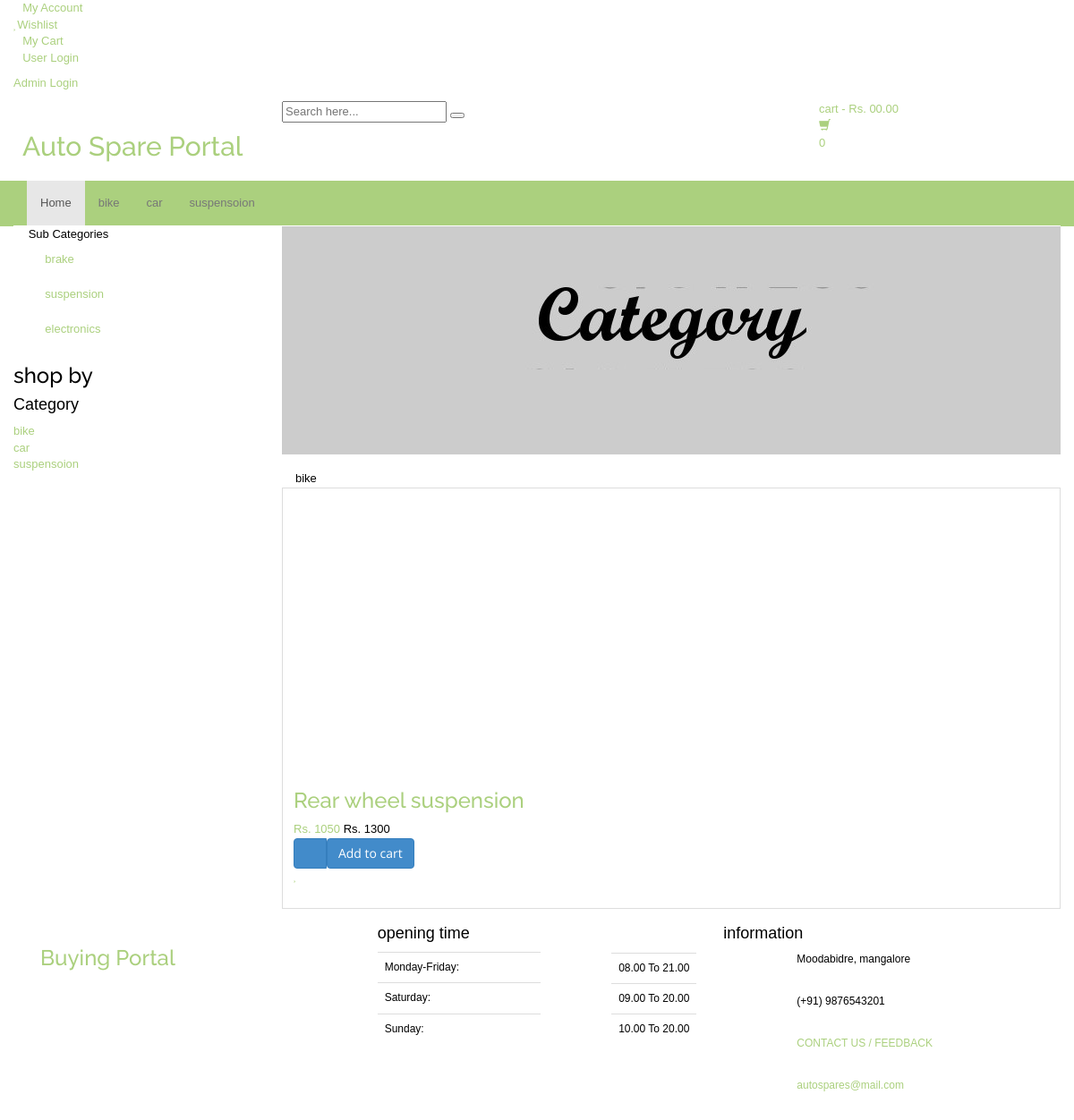
Screenshot of /category.php?cid=7 with the database file from the repository.
### tables this page shows
CREATE TABLE `category` (
  `id` int(11) NOT NULL,
  `categoryName` varchar(255) DEFAULT NULL,
  `categoryDescription` longtext DEFAULT NULL,
  `creationDate` timestamp NOT NULL DEFAULT current_timestamp(),
  `updationDate` varchar(255) DEFAULT NULL
);

CREATE TABLE `subcategory` (
  `id` int(11) NOT NULL,
  `categoryid` int(11) DEFAULT NULL,
  `subcategory` varchar(255) DEFAULT NULL,
  `creationDate` timestamp NULL DEFAULT current_timestamp(),
  `updationDate` varchar(255) DEFAULT NULL
);

CREATE TABLE `products` (
  `id` int(11) NOT NULL,
  `category` int(11) NOT NULL,
  `subCategory` int(11) DEFAULT NULL,
  `productName` varchar(255) DEFAULT NULL,
  `productCompany` varchar(255) DEFAULT NULL,
  `productPrice` int(11) DEFAULT NULL,
  `productPriceBeforeDiscount` int(11) DEFAULT NULL,
  `productDescription` longtext DEFAULT NULL,
  `productImage1` varchar(255) DEFAULT NULL,
  `productImage2` varchar(255) DEFAULT NULL,
  `productImage3` varchar(255) DEFAULT NULL,
  `shippingCharge` int(11) DEFAULT NULL,
  `productAvailability` varchar(255) DEFAULT NULL,
  `postingDate` timestamp NULL DEFAULT current_timestamp(),
  `updationDate` varchar(255) DEFAULT NULL
);

### category.php (the view, shortened to what this page needs)
<?php
include('includes/config.php');
$cid=intval($_GET['cid']);
?>
<!DOCTYPE html>
<html lang="en">
	<head>
	    <link rel="stylesheet" href="assets/css/bootstrap.min.css">
	    <link rel="stylesheet" href="assets/css/main.css">
	    <link rel="stylesheet" href="assets/css/green.css">
	    <link rel="stylesheet" href="assets/css/owl.carousel.css">
		<link rel="stylesheet" href="assets/css/owl.transitions.css">
		<link href="assets/css/lightbox.css" rel="stylesheet">
		<link rel="stylesheet" href="assets/css/animate.min.css">
		<link rel="stylesheet" href="assets/css/rateit.css">
		<link rel="stylesheet" href="assets/css/bootstrap-select.min.css">
		<link rel="stylesheet" href="assets/css/config.css">
		<link href="assets/css/green.css" rel="alternate stylesheet" title="Green color">
		<link href="assets/css/blue.css" rel="alternate stylesheet" title="Blue color">
		<link href="assets/css/red.css" rel="alternate stylesheet" title="Red color">
		<link href="assets/css/orange.css" rel="alternate stylesheet" title="Orange color">
		<link href="assets/css/dark-green.css" rel="alternate stylesheet" title="Darkgreen color">
		<link rel="stylesheet" href="assets/css/font-awesome.min.css">
	</head>
    <body class="cnt-home">
<header class="header-style-1">
<?php include('includes/top-header.php');?>
<?php include('includes/main-header.php');?>
<?php include('includes/menu-bar.php');?>
</header>
<div class="body-content outer-top-xs">
	<div class='container'>
		<div class='row outer-bottom-sm'>
			<div class='col-md-3 sidebar'>
<div class="side-menu animate-dropdown outer-bottom-xs">
<div class="side-menu animate-dropdown outer-bottom-xs">
    <div class="head"><i class="icon fa fa-align-justify fa-fw"></i>Sub Categories</div>
    <nav class="yamm megamenu-horizontal" role="navigation">
        <ul class="nav">
            <li class="dropdown menu-item">
              <?php $sql=mysqli_query($con,"select id,subcategory  from subcategory where categoryid='$cid'");
while($row=mysqli_fetch_array($sql))
{
    ?>
                <a href="sub-category.php?scid=<?php echo $row['id'];?>" class="dropdown-toggle"><i class="icon fa fa-desktop fa-fw"></i>
                <?php echo $row['subcategory'];?></a>
                <?php }?>
</li>
</ul>
    </nav>
</div>
</div>
	            <div class="sidebar-module-container">
	            	<h3 class="section-title">shop by</h3>
	            	<div class="sidebar-filter">
<div class="sidebar-widget wow fadeInUp outer-bottom-xs ">
	<div class="widget-header m-t-20">
		<h4 class="widget-title">Category</h4>
	</div>
	<div class="sidebar-widget-body m-t-10">
	         <?php $sql=mysqli_query($con,"select id,categoryName  from category");
while($row=mysqli_fetch_array($sql))
{
    ?>
		<div class="accordion">
	    	<div class="accordion-group">
	            <div class="accordion-heading">
	                <a href="category.php?cid=<?php echo $row['id'];?>"  class="accordion-toggle collapsed">
	                   <?php echo $row['categoryName'];?>
	                </a>
	            </div>
	        </div>
	    </div>
	    <?php } ?>
	</div>
</div>
	            	</div>
	            </div>
            </div>
			<div class='col-md-9'>
	<div id="category" class="category-carousel hidden-xs">
		<div class="item">
			<div class="image">
				<img src="assets/images/banners/cat-banner-1.jpg" alt="" class="img-responsive">
			</div>
			<div class="container-fluid">
				<div class="caption vertical-top text-left">
					<div class="big-text">
						<br />
					</div>
					       <?php $sql=mysqli_query($con,"select categoryName  from category where id='$cid'");
while($row=mysqli_fetch_array($sql))
{
    ?>
					<div class="excerpt hidden-sm hidden-md">
						<?php echo htmlentities($row['categoryName']);?>
					</div>
			<?php } ?>
				</div>
			</div>
		</div>
</div>
				<div class="search-result-container">
					<div id="myTabContent" class="tab-content">
						<div class="tab-pane active " id="grid-container">
							<div class="category-product  inner-top-vs">
								<div class="row">
			<?php
$ret=mysqli_query($con,"select * from products where category='$cid'");
$num=mysqli_num_rows($ret);
if($num>0)
{
while ($row=mysqli_fetch_array($ret))
{?>
		<div class="col-sm-6 col-md-4 wow fadeInUp">
			<div class="products">
	<div class="product">
		<div class="product-image">
			<div class="image">
				<a href="product-details.php?pid=<?php echo htmlentities($row['id']);?>"><img  src="assets/images/blank.gif" data-echo="admin/productimages/<?php echo htmlentities($row['id']);?>/<?php echo htmlentities($row['productImage1']);?>" alt="" width="200" height="300"></a>
			</div>
		</div>
		<div class="product-info text-left">
			<h3 class="name"><a href="product-details.php?pid=<?php echo htmlentities($row['id']);?>"><?php echo htmlentities($row['productName']);?></a></h3>
			<div class="product-price">
				<span class="price">
					Rs. <?php echo htmlentities($row['productPrice']);?>			</span>
										     <span class="price-before-discount">Rs. <?php echo htmlentities($row['productPriceBeforeDiscount']);?></span>
			</div>
		</div>
					<div class="cart clearfix animate-effect">
				<div class="action">
					<ul class="list-unstyled">
						<li class="add-cart-button btn-group">
								<?php if($row['productAvailability']=='In Stock'){?>
										<button class="btn btn-primary icon" data-toggle="dropdown" type="button">
								<i class="fa fa-shopping-cart"></i>
							</button>
							<a href="category.php?page=product&action=add&id=<?php echo $row['id']; ?>">
							<button class="btn btn-primary" type="button">Add to cart</button></a>
								<?php } else {?>
							<div class="action" style="color:red">Out of Stock</div>
					<?php } ?>
						</li>
		                <li class="lnk wishlist">
							<a class="add-to-cart" href="category.php?pid=<?php echo htmlentities($row['id'])?>&&action=wishlist" title="Wishlist">
								 <i class="icon fa fa-heart"></i>
							</a>
						</li>
					</ul>
				</div>
			</div>
			</div>
			</div>
		</div>
	  <?php } } else {?>
		<div class="col-sm-6 col-md-4 wow fadeInUp"> <h3>No Product Found</h3>
		</div>
<?php } ?>
										</div>
							</div>
						</div>
				</div>
			</div>
		</div></div>
</div>
</div>
<?php include('includes/footer.php');?>
</body>
</html>

### includes/menu-bar.php (shortened to what this page needs)
<div class="header-nav animate-dropdown">
    <div class="container">
        <div class="yamm navbar navbar-default" role="navigation">
            <div class="nav-bg-class">
                <div class="navbar-collapse collapse" id="mc-horizontal-menu-collapse">
	<div class="nav-outer">
		<ul class="nav navbar-nav">
			<li class="active dropdown yamm-fw">
				<a href="index.php" data-hover="dropdown" class="dropdown-toggle">Home</a>
			</li>
              <?php $sql=mysqli_query($con,"select id,categoryName  from category limit 6");
while($row=mysqli_fetch_array($sql))
{
    ?>
			<li class="dropdown yamm">
				<a href="category.php?cid=<?php echo $row['id'];?>"> <?php echo $row['categoryName'];?></a>
			</li>
			<?php } ?>
		</ul>
		<div class="clearfix"></div>
	</div>
</div>
            </div>
        </div>
    </div>
</div>

### assets/css/green.css (style rules this page uses)
a { color: #abd07e; }
.header-style-1 .header-nav { background: #abd07e; }
.cnt-home .header-style-1 .header-nav .navbar .navbar-nav > li.active { background: #84b943; }
.product .product-info .product-price .price { color: #abd07e; }
.sidebar .sidebar-module-container .sidebar-widget .sidebar-widget-body .accordion .accordion-group .accordion-heading .accordion-toggle, .sidebar .sidebar-module-container .sidebar-widget .sidebar-widget-body .accordion .accordion-group .accordion-heading .accordion-toggle:hover, .sidebar .sidebar-module-container .sidebar-widget .sidebar-widget-body .accordion .accordion-group .accordion-heading .accordion-toggle:focus, .sidebar .sidebar-module-container .sidebar-widget .sidebar-widget-body .accordion .accordion-group .accordion-heading .accordion-toggle:after { color: #abd07e; }

### assets/css/lightbox.css (style rules this page uses)
body:after { content: url(../images/close.png) url(../images/loading.gif) url(../images/prev.png) url(../images/next.png); display: none; }

### assets/css/blue.css (style rules this page uses)
a { color: #3498db; }
.header-style-1 .header-nav { background: #3498db; }
.cnt-home .header-style-1 .header-nav .navbar .navbar-nav > li.active { background: #1d6ca1; }
.product .product-info .product-price .price { color: #3498db; }
.sidebar .sidebar-module-container .sidebar-widget .sidebar-widget-body .accordion .accordion-group .accordion-heading .accordion-toggle, .sidebar .sidebar-module-container .sidebar-widget .sidebar-widget-body .accordion .accordion-group .accordion-heading .accordion-toggle:hover, .sidebar .sidebar-module-container .sidebar-widget .sidebar-widget-body .accordion .accordion-group .accordion-heading .accordion-toggle:focus, .sidebar .sidebar-module-container .sidebar-widget .sidebar-widget-body .accordion .accordion-group .accordion-heading .accordion-toggle:after { color: #3498db; }

### assets/css/red.css (style rules this page uses)
a { color: #ff6c6c; }
.header-style-1 .header-nav { background: #ff6c6c; }
.cnt-home .header-style-1 .header-nav .navbar .navbar-nav > li.active { background: #ff1a1a; }
.product .product-info .product-price .price { color: #ff6c6c; }
.sidebar .sidebar-module-container .sidebar-widget .sidebar-widget-body .accordion .accordion-group .accordion-heading .accordion-toggle, .sidebar .sidebar-module-container .sidebar-widget .sidebar-widget-body .accordion .accordion-group .accordion-heading .accordion-toggle:hover, .sidebar .sidebar-module-container .sidebar-widget .sidebar-widget-body .accordion .accordion-group .accordion-heading .accordion-toggle:focus, .sidebar .sidebar-module-container .sidebar-widget .sidebar-widget-body .accordion .accordion-group .accordion-heading .accordion-toggle:after { color: #ff6c6c; }

### assets/css/orange.css (style rules this page uses)
a { color: #f39c12; }
.header-style-1 .header-nav { background: #f39c12; }
.cnt-home .header-style-1 .header-nav .navbar .navbar-nav > li.active { background: #ab6c09; }
.product .product-info .product-price .price { color: #f39c12; }
.sidebar .sidebar-module-container .sidebar-widget .sidebar-widget-body .accordion .accordion-group .accordion-heading .accordion-toggle, .sidebar .sidebar-module-container .sidebar-widget .sidebar-widget-body .accordion .accordion-group .accordion-heading .accordion-toggle:hover, .sidebar .sidebar-module-container .sidebar-widget .sidebar-widget-body .accordion .accordion-group .accordion-heading .accordion-toggle:focus, .sidebar .sidebar-module-container .sidebar-widget .sidebar-widget-body .accordion .accordion-group .accordion-heading .accordion-toggle:after { color: #f39c12; }

### assets/css/dark-green.css (style rules this page uses)
a { color: #12cca7; }
.header-style-1 .header-nav { background: #12cca7; }
.cnt-home .header-style-1 .header-nav .navbar .navbar-nav > li.active { background: #0b816a; }
.product .product-info .product-price .price { color: #12cca7; }
.sidebar .sidebar-module-container .sidebar-widget .sidebar-widget-body .accordion .accordion-group .accordion-heading .accordion-toggle, .sidebar .sidebar-module-container .sidebar-widget .sidebar-widget-body .accordion .accordion-group .accordion-heading .accordion-toggle:hover, .sidebar .sidebar-module-container .sidebar-widget .sidebar-widget-body .accordion .accordion-group .accordion-heading .accordion-toggle:focus, .sidebar .sidebar-module-container .sidebar-widget .sidebar-widget-body .accordion .accordion-group .accordion-heading .accordion-toggle:after { color: #12cca7; }

### rows the page displays
category: categoryName "bike"
category: categoryName "car"
category: categoryName "suspensoion"
subcategory: subcategory "brake"
subcategory: subcategory "suspension"
subcategory: subcategory "electronics"
products: productName "Rear wheel suspension", productPrice "1050", productPriceBeforeDiscount "1300"
